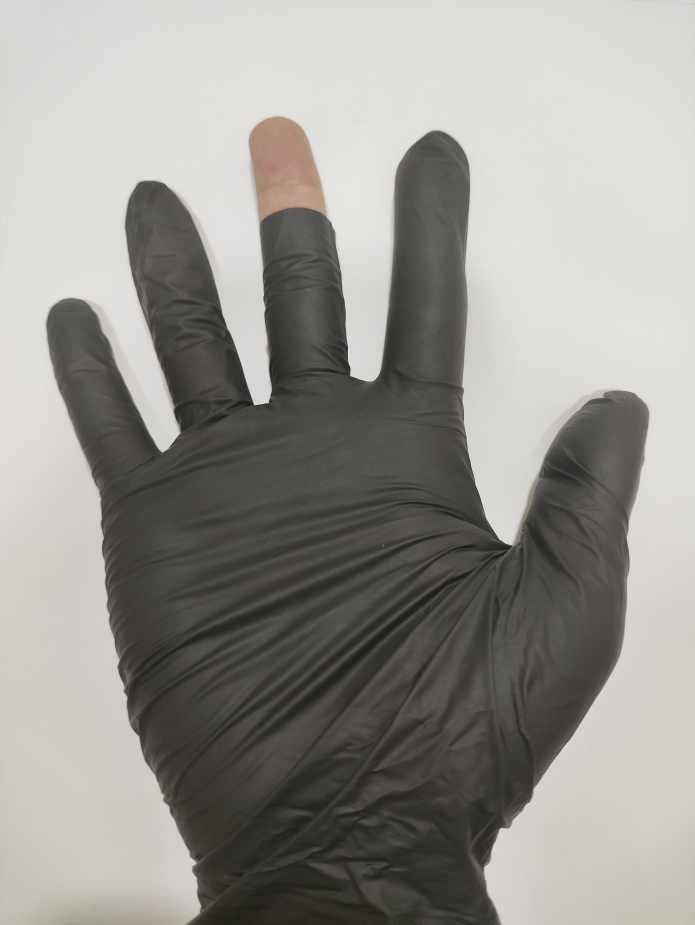
#> input picture img/Finger_Not_Enough/Nitrile_Finger_Not_Enough_1.jpg, 3472 x 4624 px (shown at 1/5 size)
$ python -i preprocessing.py   (imports and definitions only)
#> lines starting #> are read from the running program, lines starting #| are printed output that depends on the picture
#> further down, picture is the input picture: shape (4624, 3472, 3); mean B, G, R 144.7, 149.6, 151.4

from __future__ import annotations

from typing import Optional

import cv2
import numpy as np

from .config import PreprocessConfig


# resize image
def resize_to_limit(image: np.ndarray, max_dimension: int) -> np.ndarray:
#> called with max_dimension = 1024
    height, width = image.shape[:2]
#> height = 4624; width = 3472
    longest = max(height, width)
#> longest = 4624
    if longest <= max_dimension:
        return image
    scale = max_dimension / longest
#> scale = 0.221
    new_size = (int(round(width * scale)), int(round(height * scale)))
#> new_size = (769, 1024)
    return cv2.resize(image, new_size, interpolation=cv2.INTER_AREA)
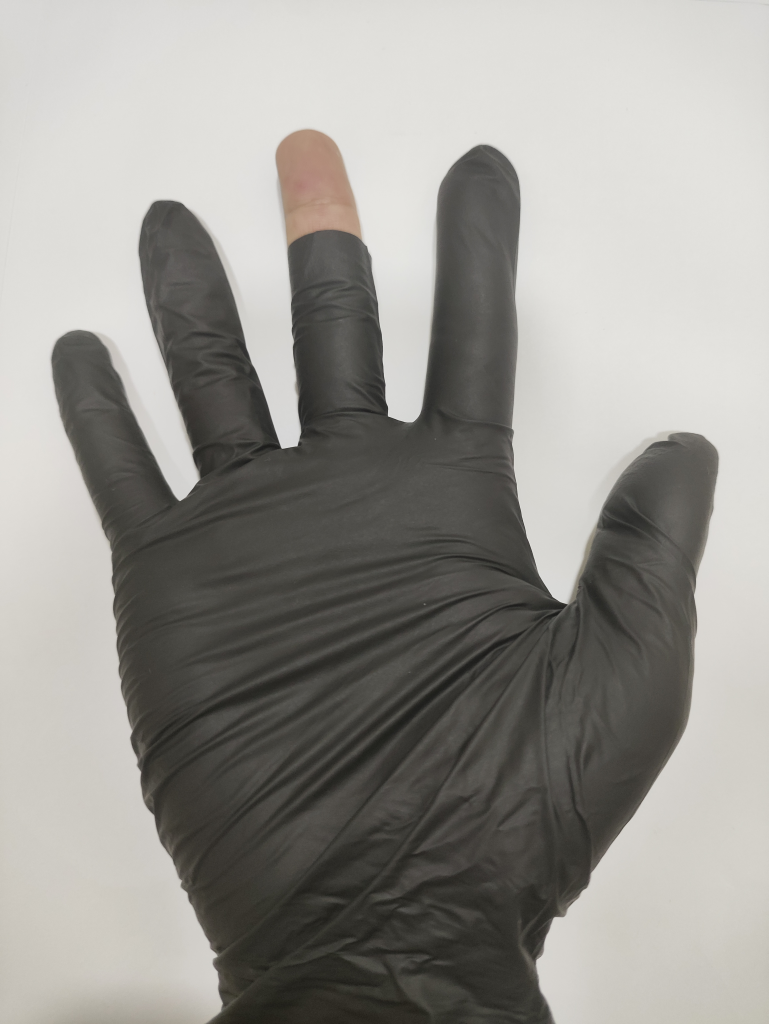
#> returned value: shape (1024, 769, 3); mean of channels 0, 1, 2 144.7, 149.6, 151.4; drawn as B, G, R


# balance colour
def gray_world_white_balance(image: np.ndarray) -> np.ndarray:
    img = image.astype(np.float32)
    channel_means = img.reshape(-1, 3).mean(axis=0)
#> channel_means = [144.7, 149.5, 151.5]
    gray_mean = float(channel_means.mean())
#> gray_mean = 148.5

    gains = gray_mean / np.maximum(channel_means, 1e-6)
#> gains = [1.03, 0.994, 0.981]
    balanced = img * gains.reshape(1, 1, 3)
    return np.clip(balanced, 0, 255).astype(np.uint8)


# reduce lighting changes
def normalize_illumination(
    image: np.ndarray, clip_limit: float, tile_grid: int
) -> np.ndarray:
    lab = cv2.cvtColor(image, cv2.COLOR_BGR2LAB)
    l_channel, a_channel, b_channel = cv2.split(lab)
    clahe = cv2.createCLAHE(
        clipLimit=clip_limit, tileGridSize=(tile_grid, tile_grid)
    )
    l_equalized = clahe.apply(l_channel)
    lab_equalized = cv2.merge((l_equalized, a_channel, b_channel))
    return cv2.cvtColor(lab_equalized, cv2.COLOR_LAB2BGR)


def preprocess(
    image: np.ndarray, config: Optional[PreprocessConfig] = None
) -> np.ndarray:
    cfg = config or PreprocessConfig()
    if image is None or image.size == 0:
        raise ValueError("preprocess() received an empty image")
    if image.ndim == 2:
        image = cv2.cvtColor(image, cv2.COLOR_GRAY2BGR)

    result = resize_to_limit(image, cfg.max_dimension)
    if cfg.white_balance:
        result = gray_world_white_balance(result)
    return cv2.bilateralFilter(
        result,
        d=cfg.bilateral_diameter,
        sigmaColor=cfg.bilateral_sigma_color,
        sigmaSpace=cfg.bilateral_sigma_space,
    )

>>> import cv2
>>> picture = cv2.imread('../../img/Finger_Not_Enough/Nitrile_Finger_Not_Enough_1.jpg')
>>> result = preprocess(picture)

$ run again, on img/Finger_Not_Enough/Nitrile_Finger_Not_Enough_2.jpg
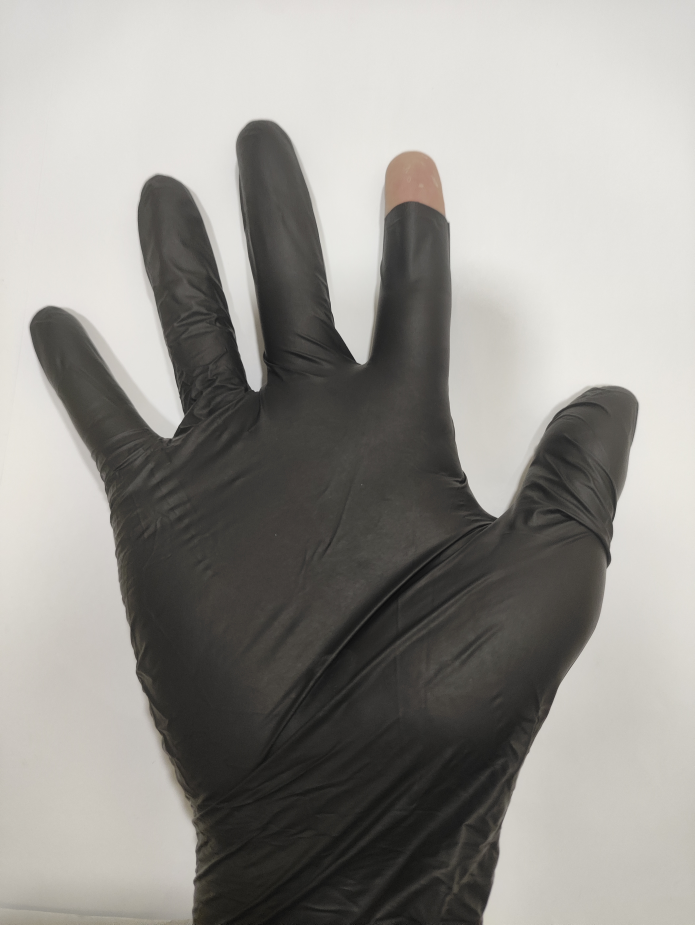
#> input picture img/Finger_Not_Enough/Nitrile_Finger_Not_Enough_2.jpg, 3472 x 4624 px (shown at 1/5 size)
#> picture is the input picture: shape (4624, 3472, 3); mean B, G, R 144.2, 148.6, 150.6
#> in resize_to_limit, `return cv2.resize(image, new_size, interpolation=cv2.INTER_AREA)`:
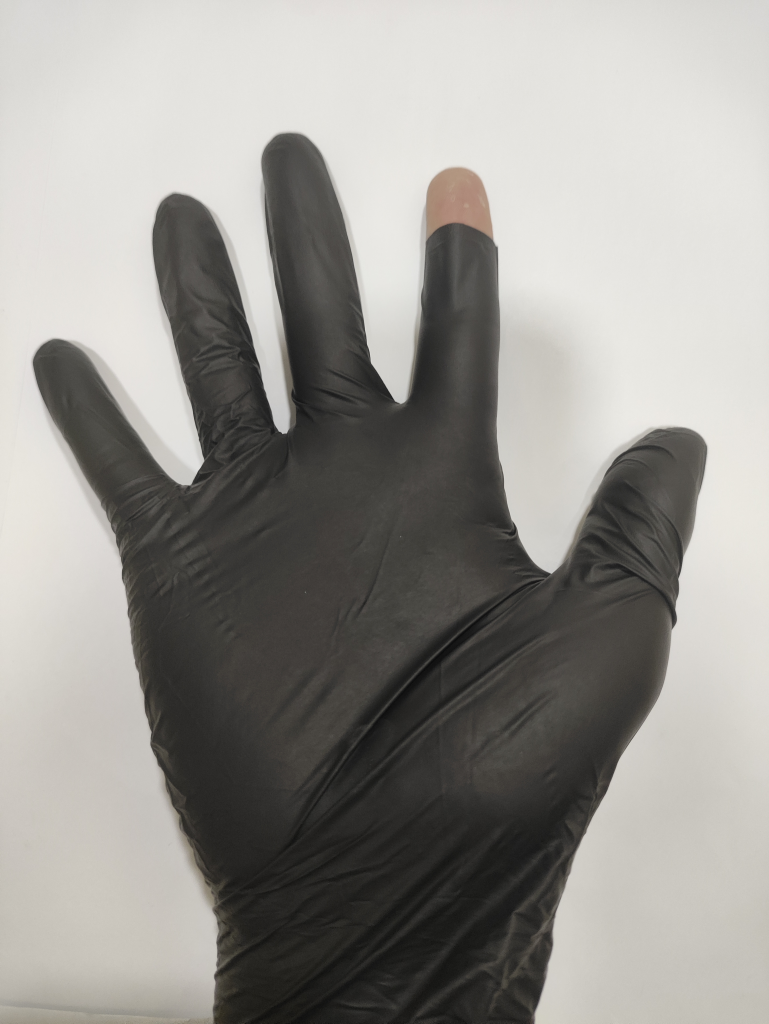
#> returned value: shape (1024, 769, 3); mean of channels 0, 1, 2 144.2, 148.6, 150.6; drawn as B, G, R
#> channel_means = [144.3, 148.7, 150.6]
#> gray_mean = 147.8
#> gains = [1.02, 0.994, 0.982]

$ run again, on img/Finger_Not_Enough/Nitrile_Finger_Not_Enough_3.jpg
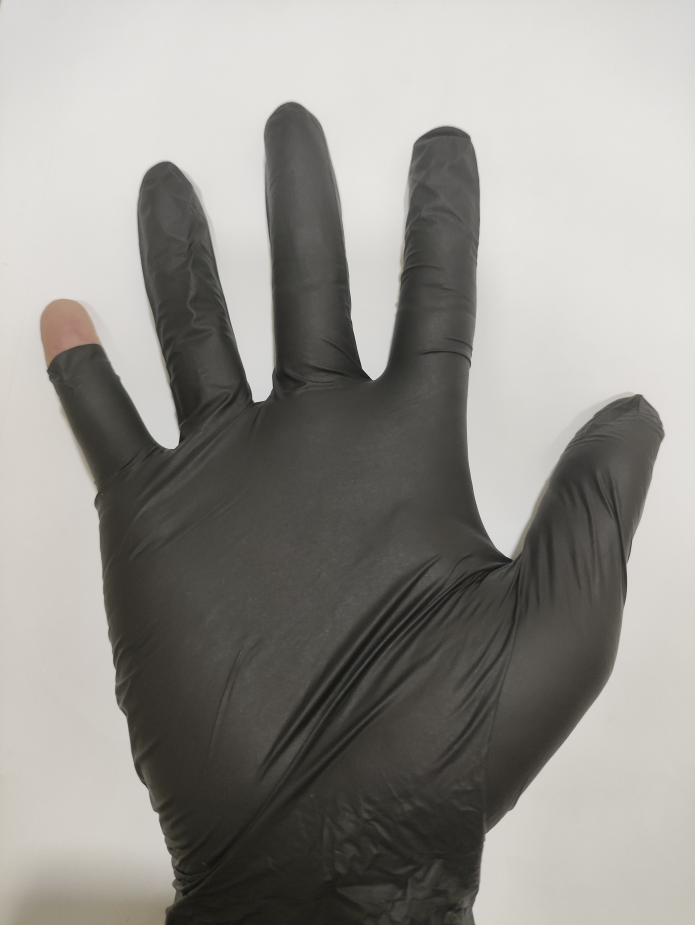
#> input picture img/Finger_Not_Enough/Nitrile_Finger_Not_Enough_3.jpg, 3472 x 4624 px (shown at 1/5 size)
#> picture is the input picture: shape (4624, 3472, 3); mean B, G, R 141.1, 146.1, 148
#> in resize_to_limit, `return cv2.resize(image, new_size, interpolation=cv2.INTER_AREA)`:
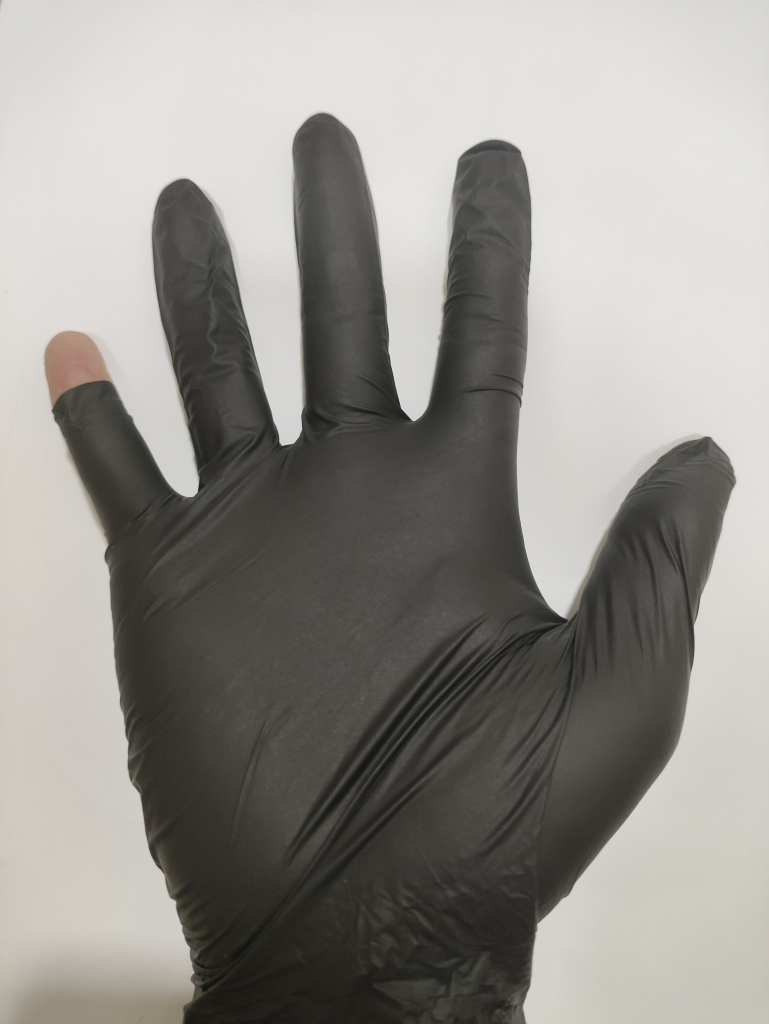
#> returned value: shape (1024, 769, 3); mean of channels 0, 1, 2 141.1, 146.1, 148; drawn as B, G, R
#> channel_means = [141.1, 146.1, 148.1]
#> gray_mean = 145.1
#> gains = [1.03, 0.993, 0.98]
